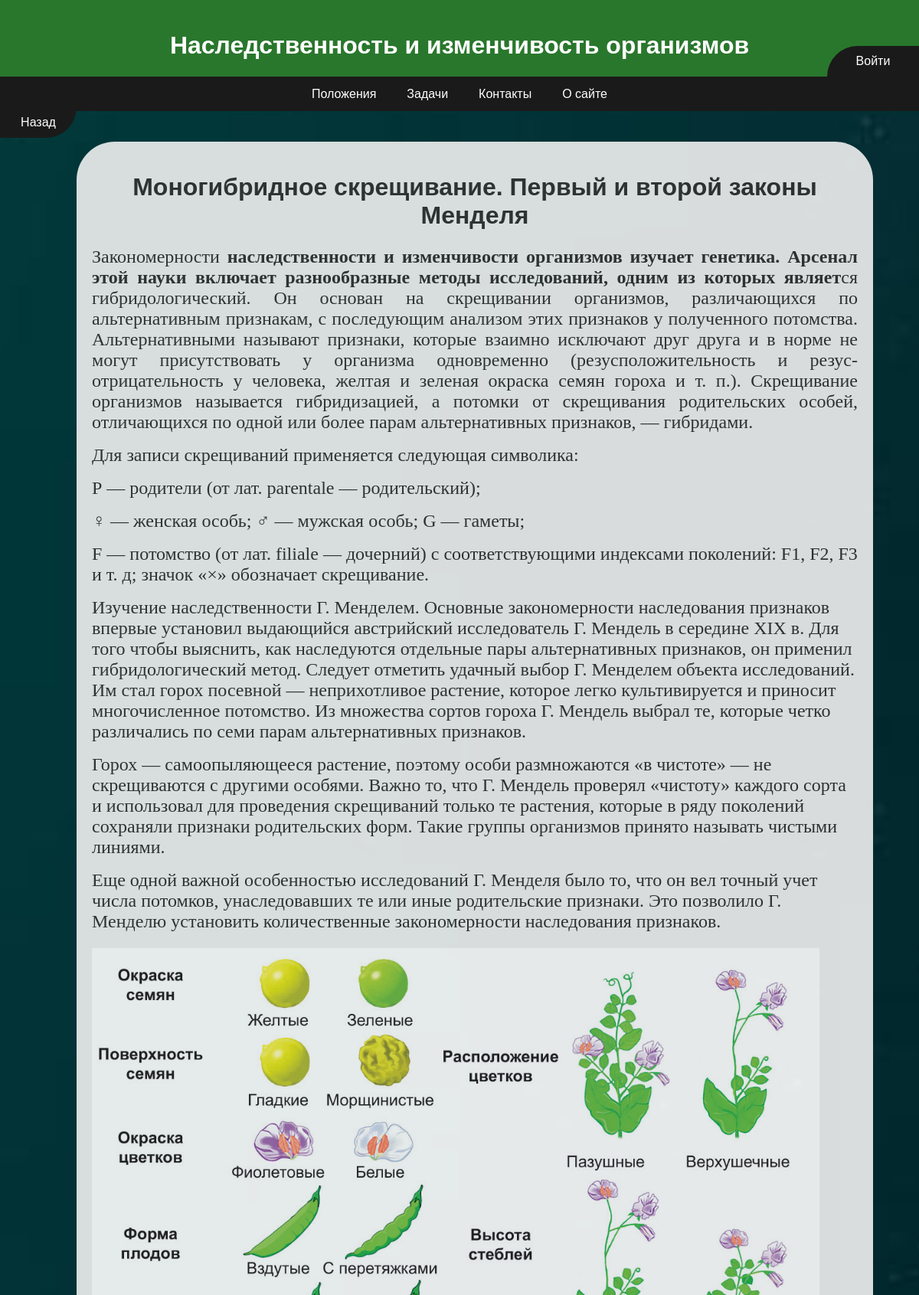
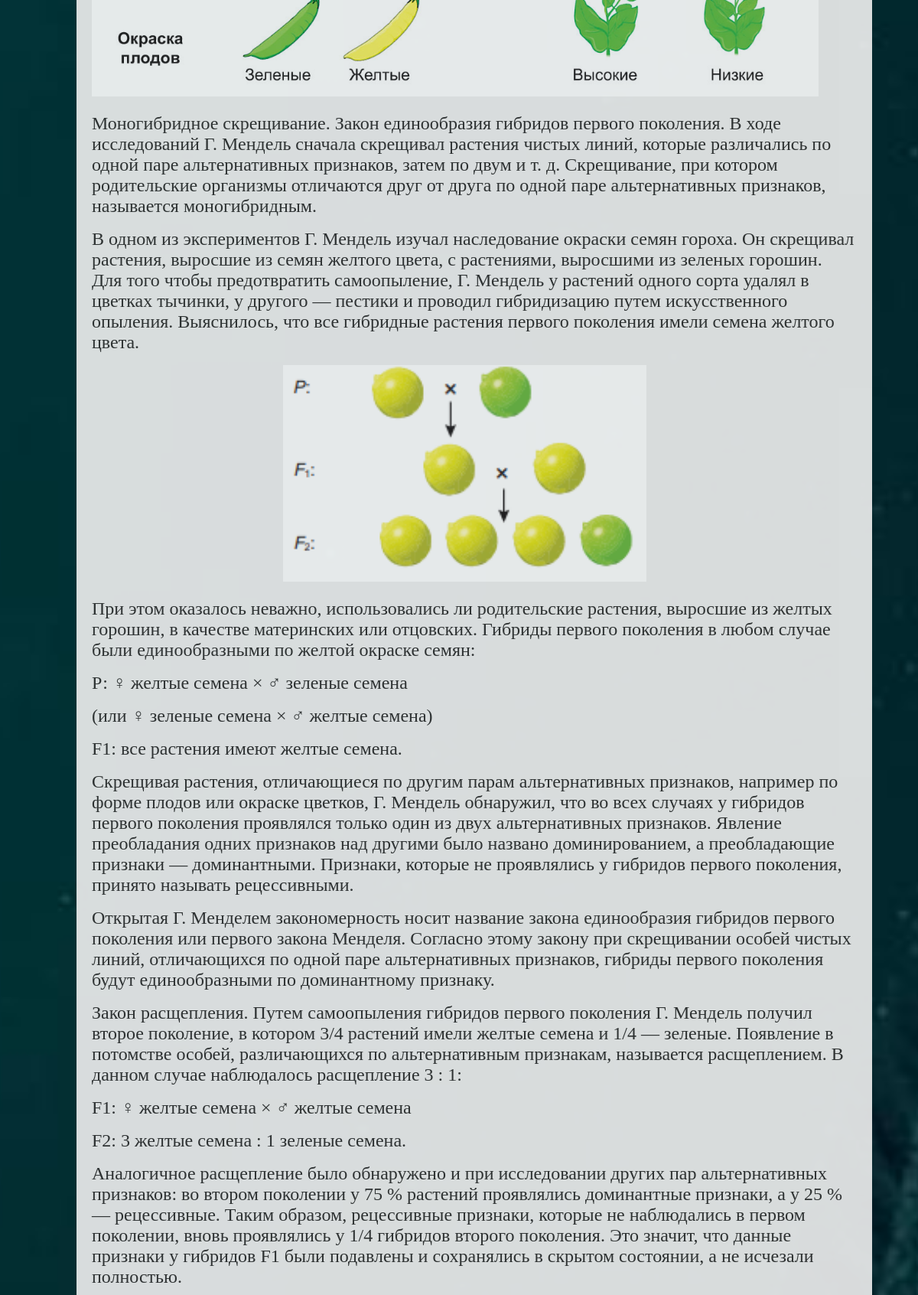
The app's page /article/9 (upper part) with its own data (2 pictures, top to bottom).
### Main/models.py (models this page shows, shortened)
class Article(models.Model):
    title = models.CharField(max_length=200, blank=False, verbose_name="Заголовок")
    content = RichTextUploadingField(verbose_name="Контент")
    test = models.ForeignKey(Test, on_delete=models.PROTECT, blank=True, null=True, verbose_name='Привязанный тест')
    class Meta:
        verbose_name="Статья"
        verbose_name_plural="Статьи"
        ordering=["id",]

### Main/views.py (the view)
# urls.py: path('article/<int:id>', article, name='article'),
def article(request, id):
    article = Article.objects.get(id = id)
    context = {
        "article": article,
        "title": article.title,
    }
    return render(request, 'article.html', context)

### Test/models.py (called while the page is built)
    def get_absolute_url(self):
        return reverse('test', kwargs={'id': self.id})

### Main/templates/article.html (shortened to what this page needs)
{% extends 'base.html' %}
{% load static %}
{% block container %}
  <div class="text">
    <h1 class="article_title">{{article.title}}</h1>
    <p>
      {% autoescape off %}
      {{article.content|safe}}
      {% endautoescape %}
    </p>
  </div>
{% endblock %}

### static/css/style.css (style rules this page uses)
body { font-family: Arial, sans-serif; margin: 0; padding: 0; color: #333; width: 100%; height: 100%; background-image: url("../images/background.jpg"); background-attachment: fixed; background-position: center; background-size: cover; width: 100%; height: 100%; display: flex; }
.text { padding: 20px; max-width: 100%; min-width: 1000px; position: relative; background-color: #f1f1f1; top: 0px; border-radius: 50px; }
.article_title { text-align: center; }

### records on screen
Article: title "Моногибридное скрещивание. Первый и второй законы Менделя", content "Закономерности наследственности и изменчивости организмов изучает генетика. Арсенал этой науки включает разнообразные методы исследований, одним из которых являет ся гибридологический. Он основан на скрещивании организмов, различающихся по альтернативным признакам, с последующим анализом этих признаков у полученного потомства. Альтернативными называют признаки, которые взаимно исключают друг друга и в норме не могут присутствовать у организма одновременно (резусположительность и резус-отрицательность у человека, желтая и зеленая окраска семян гороха и т. п.). Скрещивание организмов называется гибридизацией, а потомки от скрещивания родительских особей, отличающихся по одной или более парам…", content (picture)
